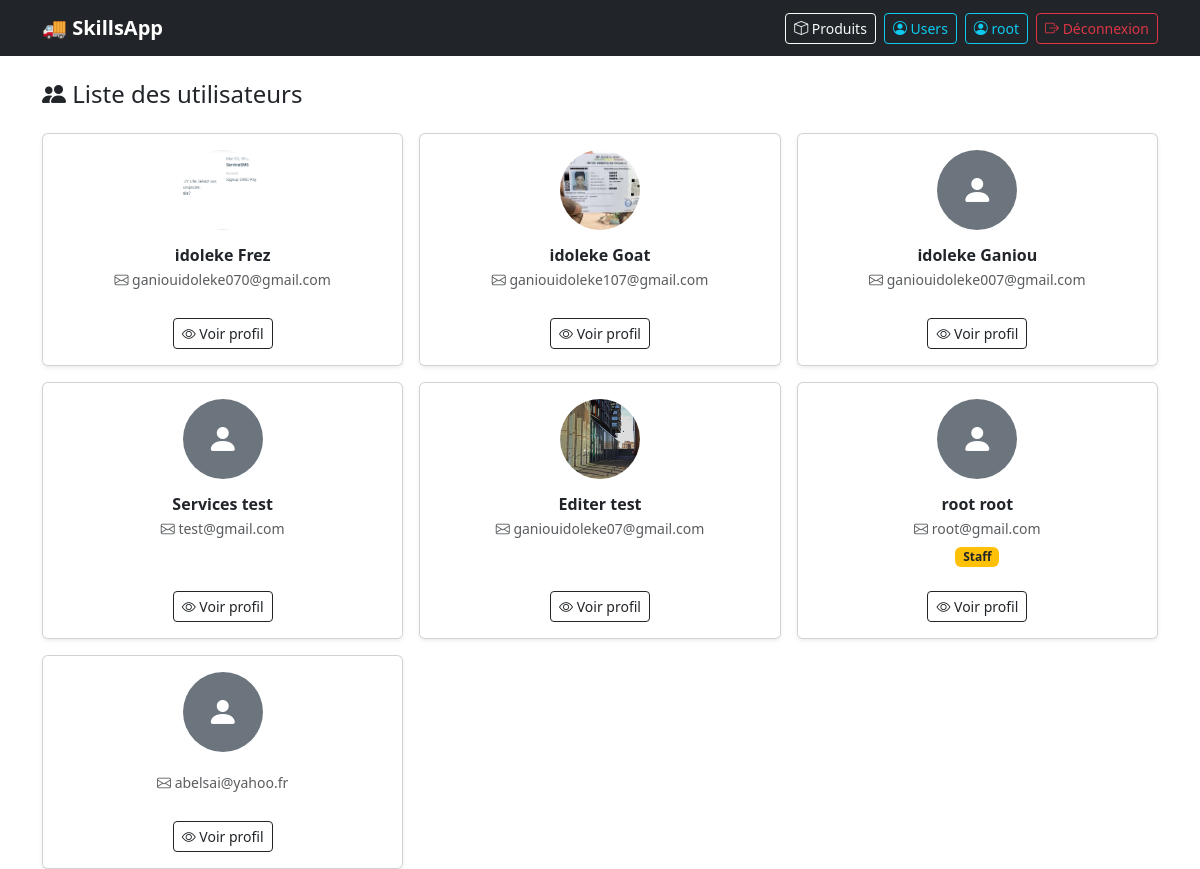
The page /users/ (signed in) on the database as committed earlier.
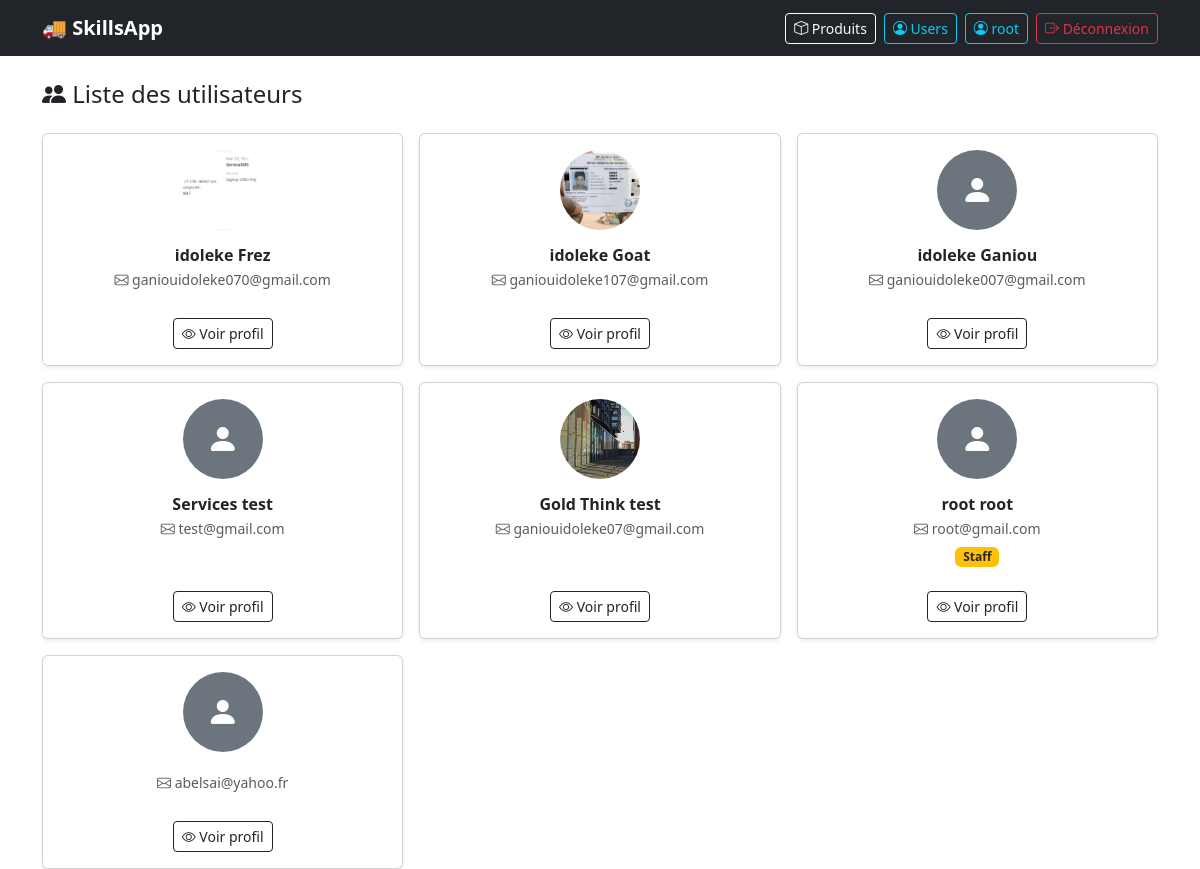
The same page on the database as committed later.
### authentification/models.py (models this page shows, shortened)
class User(AbstractUser):
    username = None
    email = models.EmailField(max_length=100 , blank=True, null=True, unique=True)
    nom = models.CharField(max_length=50, blank=False, null=False)
    prenoms = models.CharField(max_length=65, blank=False, null=False)
    photo_url = models.ImageField(upload_to='photo/')
    creat_at = models.DateTimeField(auto_now_add=True, editable=False)
    update_at = models.DateTimeField(auto_now=True)
    is_staff = models.BooleanField(default=False)
    is_active = models.BooleanField(default=True, auto_created=True)
    is_superuser = models.BooleanField(default=False)
    USERNAME_FIELD = 'email'
    REQUIRED_FIELDS = ["nom", "prenoms"]
    objects = UserManager()
    @property
    def full_name(self):
        return f"{self.nom} {self.prenoms}"

### authentification/views.py (the view)
# urls.py: path('users/',           views.user_list_view,  name='user_list'),
@login_required
def user_list_view(request):
    users = User.objects.filter(is_active=True).order_by('-creat_at')
    return render(request, 'authentification/users.html', {'users': users})

### authentification/templates/authentification/users.html (shortened to what this page needs)
{% extends "base.html" %}
{% block content %}
<h4 class="mb-4"><i class="bi bi-people-fill"></i> Liste des utilisateurs</h4>
<div class="row g-3">
  {% for u in users %}
  <div class="col-md-4 col-sm-6">
    <div class="card h-100 shadow-sm">
      <div class="card-body text-center">
        {% if u.photo_url %}
          <img src="{{ u.photo_url.url }}" class="rounded-circle mb-3"
               style="width:80px;height:80px;object-fit:cover;" alt="ID">
        {% else %}
          <div class="rounded-circle bg-secondary d-inline-flex align-items-center
                      justify-content-center mb-3"
               style="width:80px;height:80px;">
            <i class="bi bi-person-fill text-white fs-2"></i>
          </div>
        {% endif %}
        <h6 class="fw-bold mb-1">{{ u.full_name }}</h6>
        <p class="text-muted small mb-1">
          <i class="bi bi-envelope"></i> {{ u.email }}
        </p>
        {% if u.is_staff %}
          <span class="badge bg-warning text-dark">
            Staff
          </span>
        {% endif %}
      </div>
      <div class="card-footer text-center bg-white border-0 pb-3">
        <a href="{% url 'user_detail' u.pk %}" class="btn btn-outline-dark btn-sm">
          <i class="bi bi-eye"></i> Voir profil
        </a>
      </div>
    </div>
  </div>
  {% empty %}
    <div class="col-12">
      <div class="alert alert-info">Aucun utilisateur actif pour le moment.</div>
    </div>
  {% endfor %}
</div>
{% endblock %}

Rows that differ between the two databases and show on the page:
changed User "ganiouidoleke07@gmail.com": photo_url: a different picture; full_name "Editer test" → "Gold Think test"
